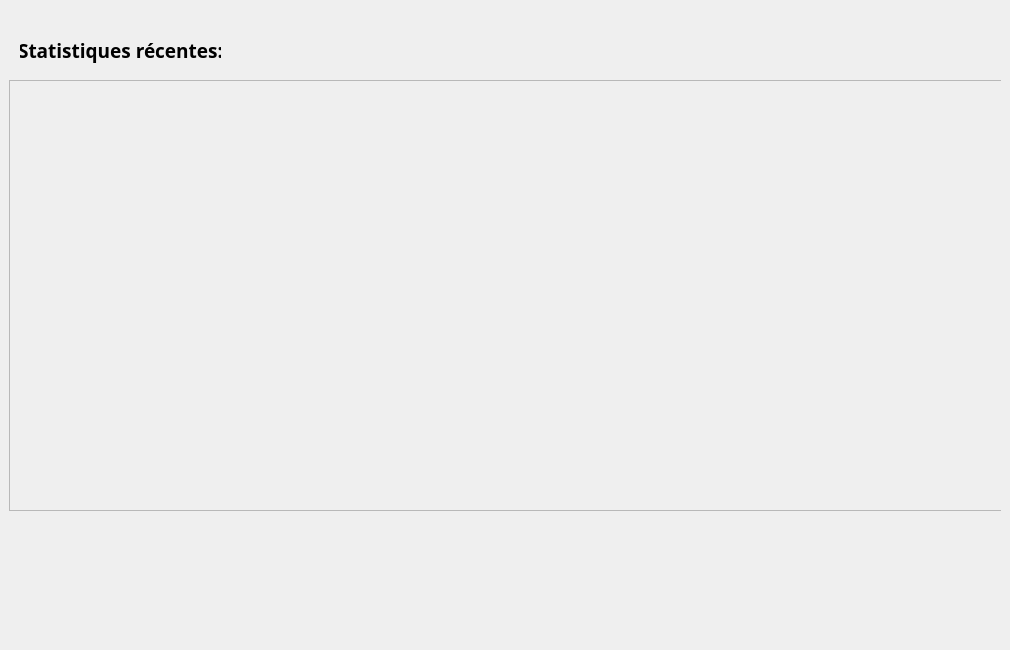
         <widget class="QWidget" name="homeTab">
          <property name="sizePolicy">
           <sizepolicy hsizetype="Expanding" vsizetype="Expanding">
            <horstretch>0</horstretch>
            <verstretch>0</verstretch>
           </sizepolicy>
          </property>
          <attribute name="title">
           <string>Acceuil</string>
          </attribute>
          <widget class="QWidget" name="mainFrame" native="true">
           <property name="geometry">
            <rect>
             <x>0</x>
             <y>0</y>
             <width>1001</width>
             <height>641</height>
            </rect>
           </property>
           <property name="sizePolicy">
            <sizepolicy hsizetype="Preferred" vsizetype="Expanding">
             <horstretch>0</horstretch>
             <verstretch>0</verstretch>
            </sizepolicy>
           </property>
           <widget class="QFrame" name="cardsFrame">
            <property name="geometry">
             <rect>
              <x>9</x>
              <y>80</y>
              <width>1000</width>
              <height>431</height>
             </rect>
            </property>
            <property name="minimumSize">
             <size>
              <width>1000</width>
              <height>0</height>
             </size>
            </property>
            <property name="maximumSize">
             <size>
              <width>1000</width>
              <height>16777215</height>
             </size>
            </property>
            <property name="frameShape">
             <enum>QFrame::StyledPanel</enum>
            </property>
            <property name="frameShadow">
             <enum>QFrame::Raised</enum>
            </property>
            <layout class="QHBoxLayout" name="horizontalLayout_7">
             <property name="spacing">
              <number>20</number>
             </property>
             <property name="leftMargin">
              <number>0</number>
             </property>
             <property name="topMargin">
              <number>0</number>
             </property>
             <property name="rightMargin">
              <number>0</number>
             </property>
             <property name="bottomMargin">
              <number>0</number>
             </property>
             <item>
              <widget class="QWidget" name="card3" native="true">
               <property name="minimumSize">
                <size>
                 <width>300</width>
                 <height>400</height>
                </size>
               </property>
               <property name="maximumSize">
                <size>
                 <width>300</width>
                 <height>400</height>
                </size>
               </property>
               <property name="cursor">
                <cursorShape>ArrowCursor</cursorShape>
               </property>
              </widget>
             </item>
             <item>
              <widget class="QWidget" name="card2" native="true">
               <property name="minimumSize">
                <size>
                 <width>300</width>
                 <height>400</height>
                </size>
               </property>
               <property name="maximumSize">
                <size>
                 <width>300</width>
                 <height>400</height>
                </size>
               </property>
               <property name="cursor">
                <cursorShape>ArrowCursor</cursorShape>
               </property>
              </widget>
             </item>
             <item>
              <widget class="QWidget" name="card1" native="true">
               <property name="minimumSize">
                <size>
                 <width>300</width>
                 <height>400</height>
                </size>
               </property>
               <property name="maximumSize">
                <size>
                 <width>300</width>
                 <height>400</height>
                </size>
               </property>
               <property name="cursor">
                <cursorShape>ArrowCursor</cursorShape>
               </property>
               <widget class="QLabel" name="label_11">
                <property name="geometry">
                 <rect>
                  <x>180</x>
                  <y>50</y>
                  <width>100</width>
                  <height>100</height>
                 </rect>
                </property>
                <property name="minimumSize">
                 <size>
                  <width>100</width>
                  <height>100</height>
                 </size>
                </property>
                <property name="maximumSize">
                 <size>
                  <width>100</width>
                  <height>100</height>
                 </size>
                </property>
                <property name="text">
                 <string/>
                </property>
                <property name="pixmap">
                 <pixmap>:/icons/assets/icons/others/preferences.png</pixmap>
                </property>
                <property name="scaledContents">
                 <bool>true</bool>
                </property>
               </widget>
              </widget>
             </item>
            </layout>
           </widget>
           <widget class="QLabel" name="spaceLbl_2">
            <property name="geometry">
             <rect>
              <x>20</x>
              <y>20</y>
              <width>201</width>
              <height>61</height>
             </rect>
            </property>
            <property name="font">
             <font>
              <family>Noto Sans</family>
              <pointsize>14</pointsize>
              <weight>75</weight>
              <bold>true</bold>
             </font>
            </property>
            <property name="text">
             <string>Statistiques récentes:</string>
            </property>
            <property name="alignment">
             <set>Qt::AlignCenter</set>
            </property>
           </widget>
          </widget>
         </widget>
